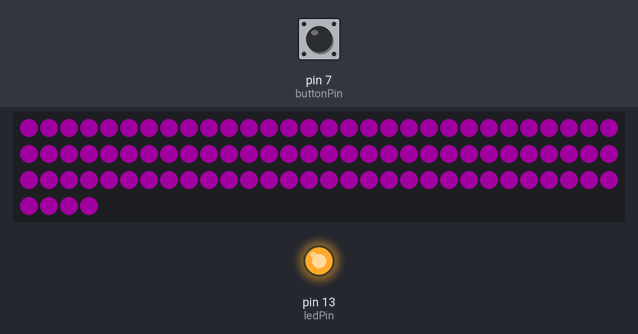
This sketch was run on a simulated Arduino Uno, built with avr-gcc and run on an emulated ATmega328P. Shown: 94 RGB LEDs in strip order, left to right, continuing on the next row, output pins drawn as LEDs (lit = HIGH). The test bench sets the inputs (shaded band); at power-on: pin 7 (buttonPin) HIGH. Dim RGB values are drawn brighter than linear; what the sketch prints to the serial monitor is not drawn.

Above: at 2.6 s.
2.7 s: pin 7 (buttonPin) pulled LOW for 0.15 s
At 3.6 s:
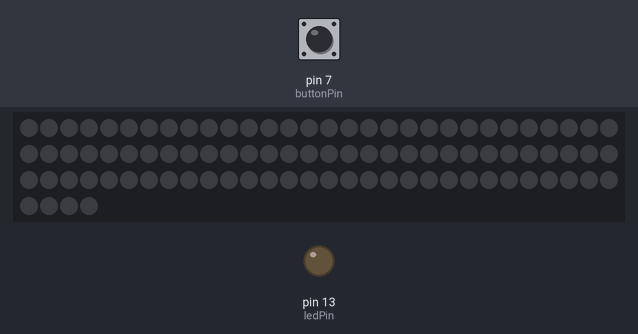
4.3 s: pin 7 (buttonPin) pulled LOW for 1 s
At 6.8 s:
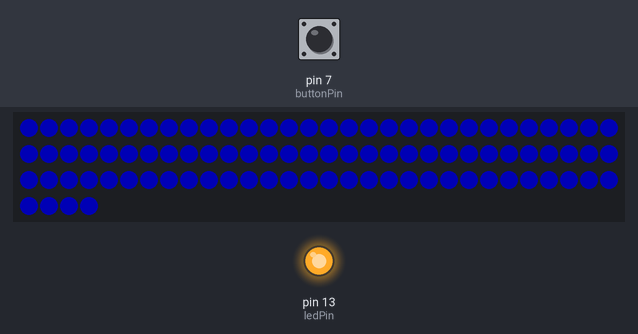
7.8 s: pin 7 (buttonPin) pulsed LOW 2 times (0.12 s each, 0.3 s apart)
At 8.5 s:
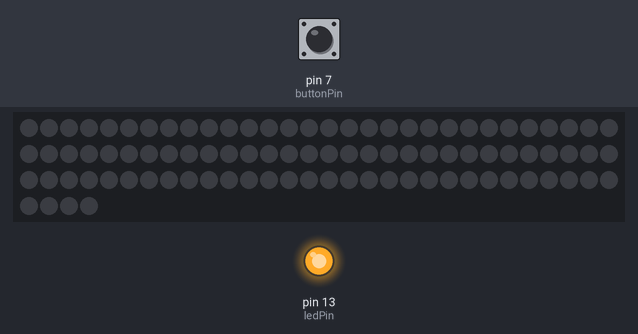
10.7 s: pin 7 (buttonPin) pulsed LOW 5 times (0.12 s each, 0.3 s apart)
At 13.0 s:
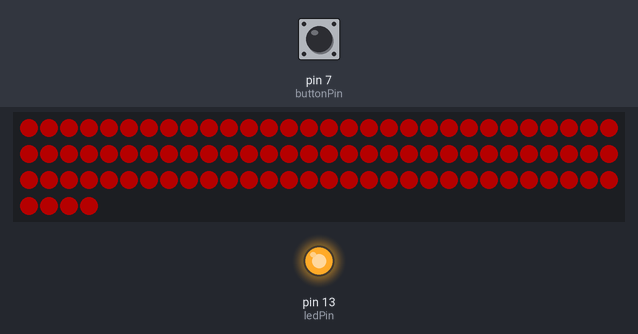
Timing chart, 0 to 14.5 s (numbered marks = the images above; inputs shaded):
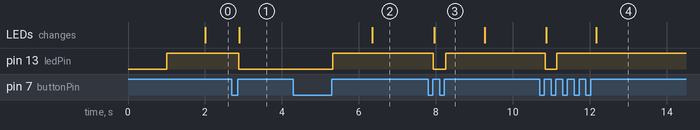

Measured:
- after the input at 2.7 s, pin 13 (ledPin): HIGH → LOW after 0.18 s; the LEDs: change after 0.20 s (image 1)
- after the input at 4.3 s, pin 13 (ledPin): LOW → HIGH after 1.0 s; the LEDs: change after 2.0 s (image 2)
- after the input at 7.8 s, pin 13 (ledPin): HIGH → LOW after 0.14 s, → HIGH 0.31 s later; the LEDs: change after 0.16 s (image 3)
- after the input at 10.7 s, pin 13 (ledPin): HIGH → LOW after 0.14 s, → HIGH 0.30 s later; the LEDs: first change after 0.17 s (image 4 shows a later state)

The sketch:

lapen.ino
```cpp
const unsigned int buttonPin = 7;
const unsigned int ledPin = 13;
const unsigned int BAUD_RATE = 9600;
int buttonState = 0;
int oldButtonState = LOW;
int ledState = LOW;

#include <FastLED.h>

#define LED_PIN     5
#define NUM_LEDS    94
#define BRIGHTNESS  64
#define LED_TYPE    WS2811
#define COLOR_ORDER GRB

CRGB leds[NUM_LEDS];

#define UPDATES_PER_SECOND 100

CRGBPalette16 currentPalette;
TBlendType    currentBlending;

unsigned long previousMillis = 0;
unsigned long interval = 1000; // Animation in milliseconds

void setup() {
  pinMode(ledPin, OUTPUT);
  pinMode(buttonPin, INPUT_PULLUP);

  delay(1000); // powerup safety delay
  FastLED.addLeds<LED_TYPE, LED_PIN, COLOR_ORDER>(leds, NUM_LEDS).setCorrection(TypicalLEDStrip);
  FastLED.setBrightness(BRIGHTNESS);

  currentPalette = CRGBPalette16(
                     CRGB::Purple,
                     CRGB::Red,
                     CRGB::Blue,
                     CRGB::Purple,
                     CRGB::Red,
                     CRGB::Blue,
                     CRGB::Purple,
                     CRGB::Red,
                     CRGB::Blue,
                     CRGB::Purple,
                     CRGB::Red,
                     CRGB::Blue,
                     CRGB::Purple,
                     CRGB::Red,
                     CRGB::Blue,
                     CRGB::Purple
                   );

  currentBlending = LINEARBLEND;
  Serial.begin(BAUD_RATE);
}

void loop() {
  buttonState = digitalRead(buttonPin);

  Serial.print("Button State: ");
  Serial.print(buttonState);

  if (buttonState != oldButtonState && buttonState == HIGH) {
    ledState = (ledState == LOW ? HIGH : LOW);
    digitalWrite(ledPin, ledState);

    Serial.print(" - LED State: ");
    Serial.println(ledState);

    if (ledState == HIGH) {
      previousMillis = millis();

      while (millis() - previousMillis <= interval) {
        static uint8_t startIndex = 0;
        startIndex = startIndex + 1;

        fill_solid(leds, NUM_LEDS, currentPalette[startIndex % 16]);
        FastLED.show(); // Update LED met new color
      }

      if (digitalRead(ledPin) == LOW) {
        fill_solid(leds, NUM_LEDS, CRGB::Black);
        FastLED.show(); // Update LED met new color
      }
    } else {
      fill_solid(leds, NUM_LEDS, CRGB::Black);
      FastLED.show(); // Update LED met new color
    }
    delay(50);
  }
  oldButtonState = buttonState;
}
```
